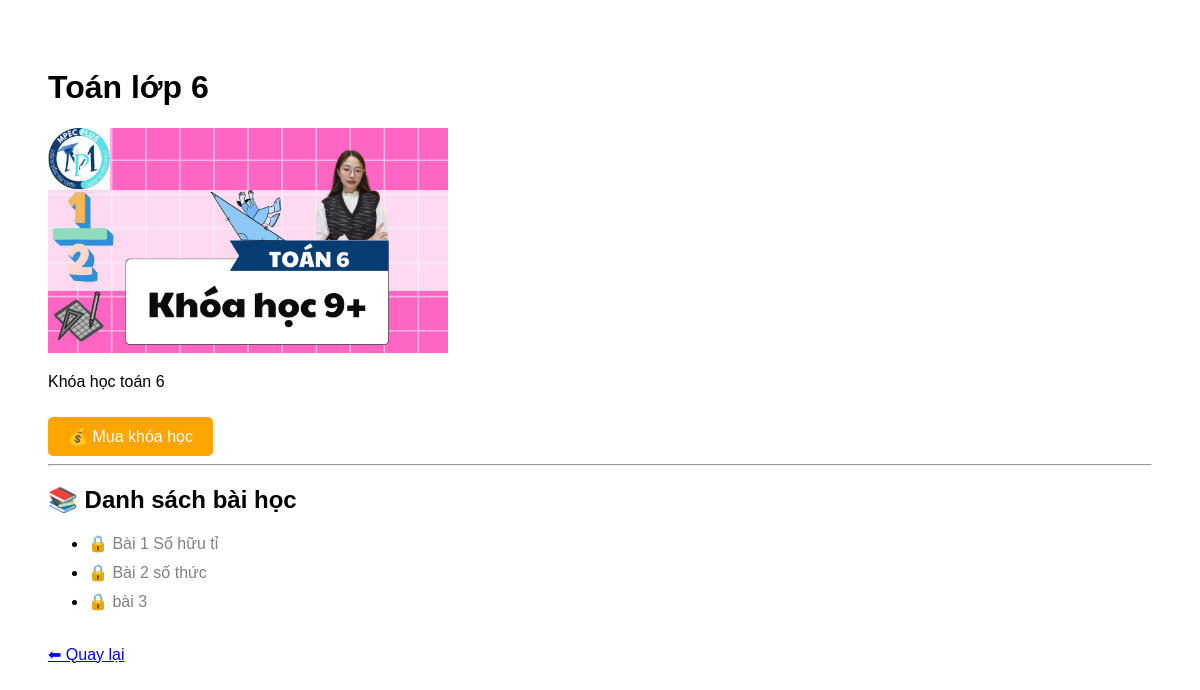
The app's page /course/1/ with its own data.
### core/models.py (models this page shows, shortened)
class Course(models.Model):
    name = models.CharField(max_length=100)
    image = models.ImageField(upload_to='courses/')
    description = models.TextField()

class Lesson(models.Model):
    course = models.ForeignKey(Course, on_delete=models.CASCADE)
    name = models.CharField(max_length=200)
    video_url = models.URLField(blank=True, null=True)

### core/views.py (the view)
# urls.py: path('course/<int:id>/', views.course_detail, name='course_detail'),
def course_detail(request, id):
    course = Course.objects.get(id=id)
    lessons = Lesson.objects.filter(course=course)
    is_bought = False
    if request.user.is_authenticated:
        is_bought = Enrollment.objects.filter(
            user=request.user,
            course=course
        ).exists()
    return render(request, 'course_detail.html', {
        'course': course,
        'lessons': lessons,
        'is_bought': is_bought
    })

### core/templates/course_detail.html (shortened to what this page needs)
<!DOCTYPE html>
<html>
<head>
</head>
<body>
    <h1>{{ course.name }}</h1>
    <img src="{{ course.image.url }}" width="400">
    <p>{{ course.description }}</p>
    {% if not is_bought %}
        <a href="{% url 'buy_course' course.id %}" class="btn-buy">
            💰 Mua khóa học
        </a>
    {% else %}
        <p style="color: green;">✅ Bạn đã mua khóa học này</p>
    {% endif %}
    <hr>
    <h2>📚 Danh sách bài học</h2>
    {% if lessons %}
        <ul>
            {% for lesson in lessons %}
                <li style="margin: 10px 0;">
                    {% if is_bought %}
                        <a href="{% url 'lesson_detail' lesson.id %}" class="unlocked">
                            ▶ {{ lesson.name }}
                        </a>
                    {% else %}
                        <span class="locked">
                            🔒 {{ lesson.name }}
                        </span>
                    {% endif %}
                </li>
            {% endfor %}
        </ul>
    {% else %}
        <p>Chưa có bài học nào</p>
    {% endif %}
    <br>
    <a href="/">⬅ Quay lại</a>
</body>
</html>

### core/templates/course_detail.html (style rules this page uses)
body { font-family: Arial; padding: 40px; }
.btn-buy { background: orange; color: white; padding: 10px 20px; text-decoration: none; border-radius: 5px; display: inline-block; margin-top: 10px; }
.locked { color: gray; }

### records on screen
Course: name "Toán lớp 6", image (picture), description "Khóa học toán 6"
Lesson: name "Bài 1 Số hữu tỉ"
Lesson: name "Bài 2 số thức"
Lesson: name "bài 3"
